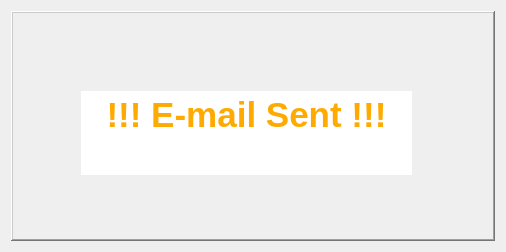
<?xml version="1.0" encoding="UTF-8"?>
<ui version="4.0">
 <class>Dialog</class>
 <widget class="QDialog" name="Dialog">
  <property name="geometry">
   <rect>
    <x>0</x>
    <y>0</y>
    <width>506</width>
    <height>252</height>
   </rect>
  </property>
  <property name="windowTitle">
   <string>Dialog</string>
  </property>
  <layout class="QGridLayout" name="gridLayout">
   <item row="0" column="0">
    <widget class="QFrame" name="frame">
     <property name="frameShape">
      <enum>QFrame::WinPanel</enum>
     </property>
     <property name="frameShadow">
      <enum>QFrame::Raised</enum>
     </property>
     <widget class="QTextEdit" name="textEdit">
      <property name="geometry">
       <rect>
        <x>70</x>
        <y>80</y>
        <width>331</width>
        <height>84</height>
       </rect>
      </property>
      <property name="frameShape">
       <enum>QFrame::NoFrame</enum>
      </property>
      <property name="html">
       <string>&lt;!DOCTYPE HTML PUBLIC &quot;-//W3C//DTD HTML 4.0//EN&quot; &quot;http://www.w3.org/TR/REC-html40/strict.dtd&quot;&gt;
&lt;html&gt;&lt;head&gt;&lt;meta name=&quot;qrichtext&quot; content=&quot;1&quot; /&gt;&lt;style type=&quot;text/css&quot;&gt;
p, li { white-space: pre-wrap; }
&lt;/style&gt;&lt;/head&gt;&lt;body style=&quot; font-family:'Noto Sans'; font-size:10pt; font-weight:400; font-style:normal;&quot;&gt;
&lt;p align=&quot;center&quot; style=&quot; margin-top:0px; margin-bottom:0px; margin-left:0px; margin-right:0px; -qt-block-indent:0; text-indent:0px;&quot;&gt;&lt;span style=&quot; font-size:26pt; font-weight:600; color:#ffaa00;&quot;&gt;!!! E-mail Sent !!!&lt;/span&gt;&lt;/p&gt;&lt;/body&gt;&lt;/html&gt;</string>
      </property>
     </widget>
    </widget>
   </item>
  </layout>
 </widget>
 <resources/>
 <connections/>
</ui>
